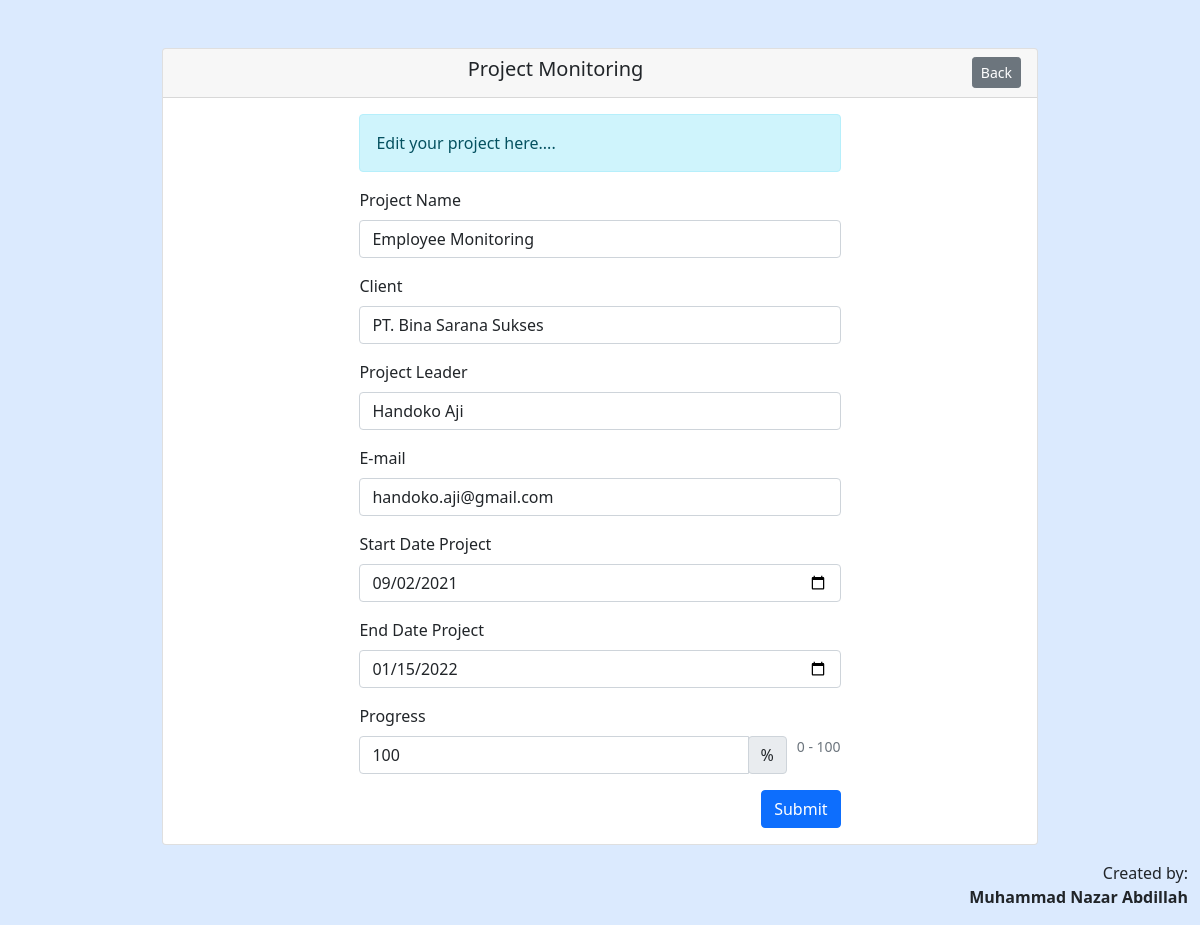
The page /monitoring/edit/8 on the database its author committed.
### tables this page shows
CREATE TABLE `monitoring` (
  `id` int(11) NOT NULL,
  `project_name` varchar(128) NOT NULL,
  `client` varchar(128) NOT NULL,
  `project_leader` varchar(128) NOT NULL,
  `email` varchar(128) NOT NULL,
  `image` varchar(128) NOT NULL,
  `start_date` date NOT NULL,
  `end_date` date NOT NULL,
  `progress` varchar(5) NOT NULL
);

### application/controllers/Monitoring.php (called while the page is built, shortened)
<?php
class Monitoring extends CI_Controller
{
	public function edit($id)
	{
		$data['title'] = 'Edit Project Monitoring';
		$data['editproject'] = $this->monitoring->getMonitoringbyId($id);
		$this->form_validation->set_rules('project_name', 'Project Name', 'required|trim');
		$this->form_validation->set_rules('client', 'Client', 'required|trim');
		$this->form_validation->set_rules('project_leader', 'Project Leader', 'required|trim');
		$this->form_validation->set_rules('email', 'E-mail', 'required|trim');
		$this->form_validation->set_rules('start_date', 'Start Date Project', 'required|trim');
		$this->form_validation->set_rules('end_date', 'End Date Project', 'required|trim');
		$this->form_validation->set_rules('progress', 'Progress', 'required|trim');
		if ($this->form_validation->run() == false) {
			$this->load->view('monitoring/edit', $data);
		}
	}
}

### index.php (called while the page is built, shortened)
<?php
require_once BASEPATH.'core/CodeIgniter.php';

### application/models/Monitoring_model.php (called while the page is built, shortened)
<?php
class Monitoring_model extends CI_model
{
    public function getMonitoringbyId($id)
    {
        return $this->db->get_where('monitoring', ['id' => $id])->row_array();
    }
}

### application/views/monitoring/edit.php (the view, shortened to what this page needs)
<!doctype html>
<html lang="en">
<head>
    <link href="https://cdn.jsdelivr.net/npm/bootstrap@5.0.2/dist/css/bootstrap.min.css" rel="stylesheet">
    <link href="<?= base_url('assets/'); ?>/vendor/css/all.css" rel="stylesheet">
</head>
<body style="background-color: #dbeafe;">
    <div class="container-fluid mt-5">
        <div class="row">
            <div class="col-sm-10 col-md-8 col-lg-9 mx-auto d-table h-100">
                <div class="card">
                    <div class="card-header">
                        <div class="row align-items-start">
                            <div class="col">
                                <h1 class="h5">Project Monitoring</h1>
                            </div>
                            <div class="col text-end">
                                <a href="<?= base_url('monitoring'); ?>" class="btn btn-secondary btn-sm">Back</a>
                            </div>
                        </div>
                    </div>
                    <div class="card-body">
                        <div class="row">
                            <div class="col-lg-7 mx-auto">
                                <div class="alert alert-info" role="alert">
                                    Edit your project here....
                                </div>
                                <form action="" method="post">
                                    <div class="mb-3">
                                        <label for="project_name" class="form-label">Project Name</label>
                                        <input type="text" class="form-control" name="project_name" id="project_name" value="<?= $editproject['project_name']; ?>" placeholder="input your project name...">
                                    </div>
                                    <div class="mb-3">
                                        <label for="client" class="form-label">Client</label>
                                        <input type="text" class="form-control" name="client" id="client" value="<?= $editproject['client']; ?>" placeholder="input client name...">
                                    </div>
                                    <div class="mb-3">
                                        <label for="project_leader" class="form-label">Project Leader</label>
                                        <input type="text" class="form-control" name="project_leader" id="project_leader" value="<?= $editproject['project_leader']; ?>" placeholder="input your project leader...">
                                    </div>
                                    <div class="mb-3">
                                        <label for="email" class="form-label">E-mail</label>
                                        <input type="email" class="form-control" name="email" id="email" value="<?= $editproject['email']; ?>" placeholder="input your email...">
                                    </div>
                                    <div class="mb-3">
                                        <label for="start_date" class="form-label">Start Date Project</label>
                                        <input type="date" class="form-control" name="start_date" id="start_date" value="<?= $editproject['start_date']; ?>">
                                    </div>
                                    <div class="mb-3">
                                        <label for="end_date" class="form-label">End Date Project</label>
                                        <input type="date" class="form-control" name="end_date" id="end_date" value="<?= $editproject['end_date']; ?>">
                                    </div>
                                    <label for="progress" class="form-label">Progress</label>
                                    <div class="input-group mb-3">
                                        <input class="form-control" type="number" value="<?= $editproject['progress']; ?>" id="progress" name="progress" min="0" max="100">
                                        <div class="input-group-append">
                                            <span class="input-group-text">%</span>
                                        </div>
                                        <small class="text-muted">&nbsp;&nbsp; 0 - 100</small>
                                    </div>
                                    <div class="text-end">
                                        <button type="submit" class="btn btn-primary">Submit</button>
                                    </div>
                                </form>
                            </div>
                        </div>
                    </div>
                </div>
            </div>
        </div>
        <div class="mt-3">
            <div class="col text-end">
                <p class="mb-0">Created by:</p>
                <p><strong>Muhammad Nazar Abdillah</strong></p>
            </div>
        </div>
    </div>
</body>
</html>

### rows shown on the page
monitoring: project_name "Employee Monitoring", client "PT. Bina Sarana Sukses", project_leader "Handoko Aji", email "handoko.aji@gmail.com", start_date "09/02/2021", end_date "01/15/2022", progress "100"
